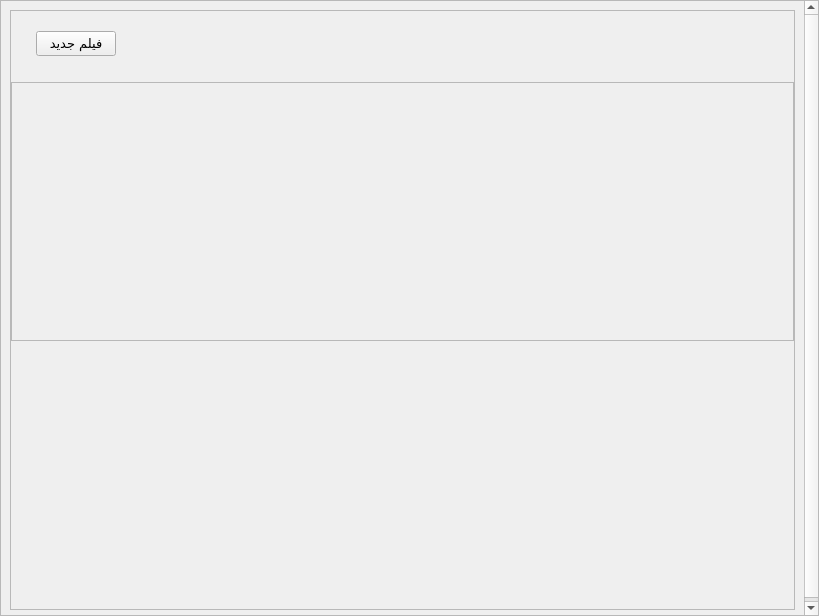
<?xml version="1.0" encoding="UTF-8"?>
<ui version="4.0">
 <class>Home</class>
 <widget class="QMainWindow" name="Home">
  <property name="geometry">
   <rect>
    <x>0</x>
    <y>0</y>
    <width>819</width>
    <height>616</height>
   </rect>
  </property>
  <property name="sizePolicy">
   <sizepolicy hsizetype="Maximum" vsizetype="Maximum">
    <horstretch>0</horstretch>
    <verstretch>0</verstretch>
   </sizepolicy>
  </property>
  <property name="windowTitle">
   <string>MainWindow</string>
  </property>
  <property name="styleSheet">
   <string notr="true"/>
  </property>
  <widget class="QWidget" name="main">
   <property name="sizePolicy">
    <sizepolicy hsizetype="Maximum" vsizetype="Maximum">
     <horstretch>0</horstretch>
     <verstretch>0</verstretch>
    </sizepolicy>
   </property>
   <property name="styleSheet">
    <string notr="true"/>
   </property>
   <layout class="QVBoxLayout" name="verticalLayout">
    <property name="leftMargin">
     <number>0</number>
    </property>
    <property name="topMargin">
     <number>0</number>
    </property>
    <property name="rightMargin">
     <number>0</number>
    </property>
    <property name="bottomMargin">
     <number>0</number>
    </property>
    <item>
     <widget class="QScrollArea" name="scrollArea">
      <property name="styleSheet">
       <string notr="true"/>
      </property>
      <property name="widgetResizable">
       <bool>true</bool>
      </property>
      <widget class="QWidget" name="scrollAreaWidgetContents">
       <property name="geometry">
        <rect>
         <x>0</x>
         <y>0</y>
         <width>800</width>
         <height>618</height>
        </rect>
       </property>
       <layout class="QVBoxLayout" name="verticalLayout_2">
        <item>
         <widget class="QFrame" name="top">
          <property name="minimumSize">
           <size>
            <width>750</width>
            <height>600</height>
           </size>
          </property>
          <property name="styleSheet">
           <string notr="true"/>
          </property>
          <property name="frameShape">
           <enum>QFrame::StyledPanel</enum>
          </property>
          <property name="frameShadow">
           <enum>QFrame::Raised</enum>
          </property>
          <layout class="QVBoxLayout" name="verticalLayout_3">
           <property name="leftMargin">
            <number>0</number>
           </property>
           <property name="topMargin">
            <number>0</number>
           </property>
           <property name="rightMargin">
            <number>0</number>
           </property>
           <item>
            <widget class="QWidget" name="header" native="true">
             <property name="minimumSize">
              <size>
               <width>0</width>
               <height>0</height>
              </size>
             </property>
             <property name="maximumSize">
              <size>
               <width>16777215</width>
               <height>100</height>
              </size>
             </property>
             <property name="styleSheet">
              <string notr="true"/>
             </property>
             <layout class="QHBoxLayout" name="horizontalLayout">
              <property name="leftMargin">
               <number>10</number>
              </property>
              <property name="topMargin">
               <number>10</number>
              </property>
              <property name="rightMargin">
               <number>10</number>
              </property>
              <property name="bottomMargin">
               <number>10</number>
              </property>
              <item>
               <layout class="QHBoxLayout" name="header_wrapper">
                <property name="leftMargin">
                 <number>5</number>
                </property>
                <property name="topMargin">
                 <number>10</number>
                </property>
                <property name="rightMargin">
                 <number>5</number>
                </property>
                <property name="bottomMargin">
                 <number>10</number>
                </property>
                <item>
                 <layout class="QHBoxLayout" name="addMovie_wrapper">
                  <property name="leftMargin">
                   <number>10</number>
                  </property>
                  <property name="rightMargin">
                   <number>10</number>
                  </property>
                  <item>
                   <widget class="QPushButton" name="add_btn">
                    <property name="enabled">
                     <bool>true</bool>
                    </property>
                    <property name="font">
                     <font>
                      <family>B Yekan</family>
                      <pointsize>10</pointsize>
                     </font>
                    </property>
                    <property name="cursor">
                     <cursorShape>PointingHandCursor</cursorShape>
                    </property>
                    <property name="autoFillBackground">
                     <bool>false</bool>
                    </property>
                    <property name="text">
                     <string>فیلم جدید</string>
                    </property>
                   </widget>
                  </item>
                 </layout>
                </item>
                <item>
                 <layout class="QHBoxLayout" name="loged_user_wrapper">
                  <property name="leftMargin">
                   <number>3</number>
                  </property>
                  <property name="topMargin">
                   <number>3</number>
                  </property>
                  <property name="rightMargin">
                   <number>3</number>
                  </property>
                  <property name="bottomMargin">
                   <number>3</number>
                  </property>
                  <item>
                   <widget class="QLabel" name="loged_user_icon">
                    <property name="maximumSize">
                     <size>
                      <width>30</width>
                      <height>30</height>
                     </size>
                    </property>
                    <property name="text">
                     <string/>
                    </property>
                    <property name="pixmap">
                     <pixmap resource="Resources.qrc">:/images/user2.png</pixmap>
                    </property>
                    <property name="scaledContents">
                     <bool>true</bool>
                    </property>
                   </widget>
                  </item>
                  <item>
                   <widget class="QLabel" name="loged_user_label">
                    <property name="font">
                     <font>
                      <pointsize>11</pointsize>
                      <weight>75</weight>
                      <bold>true</bold>
                     </font>
                    </property>
                    <property name="text">
                     <string/>
                    </property>
                   </widget>
                  </item>
                 </layout>
                </item>
                <item>
                 <spacer name="horizontalSpacer">
                  <property name="orientation">
                   <enum>Qt::Horizontal</enum>
                  </property>
                  <property name="sizeHint" stdset="0">
                   <size>
                    <width>40</width>
                    <height>20</height>
                   </size>
                  </property>
                 </spacer>
                </item>
                <item>
                 <layout class="QHBoxLayout" name="search_wrapper">
                  <property name="leftMargin">
                   <number>10</number>
                  </property>
                  <property name="rightMargin">
                   <number>10</number>
                  </property>
                  <item>
                   <widget class="QLabel" name="label">
                    <property name="maximumSize">
                     <size>
                      <width>28</width>
                      <height>28</height>
                     </size>
                    </property>
                    <property name="text">
                     <string/>
                    </property>
                    <property name="pixmap">
                     <pixmap resource="Resources.qrc">:/images/search-icon.png</pixmap>
                    </property>
                    <property name="scaledContents">
                     <bool>true</bool>
                    </property>
                   </widget>
                  </item>
                 </layout>
                </item>
               </layout>
              </item>
             </layout>
            </widget>
           </item>
           <item>
            <widget class="QScrollArea" name="scrollArea_2">
             <property name="widgetResizable">
              <bool>true</bool>
             </property>
             <widget class="QWidget" name="scrollAreaWidgetContents_2">
              <property name="geometry">
               <rect>
                <x>0</x>
                <y>0</y>
                <width>778</width>
                <height>249</height>
               </rect>
              </property>
             </widget>
            </widget>
           </item>
           <item>
            <spacer name="verticalSpacer">
             <property name="orientation">
              <enum>Qt::Vertical</enum>
             </property>
             <property name="sizeHint" stdset="0">
              <size>
               <width>20</width>
               <height>40</height>
              </size>
             </property>
            </spacer>
           </item>
          </layout>
         </widget>
        </item>
       </layout>
      </widget>
     </widget>
    </item>
   </layout>
  </widget>
 </widget>
 <resources>
  <include location="Resources.qrc"/>
 </resources>
 <connections/>
</ui>
